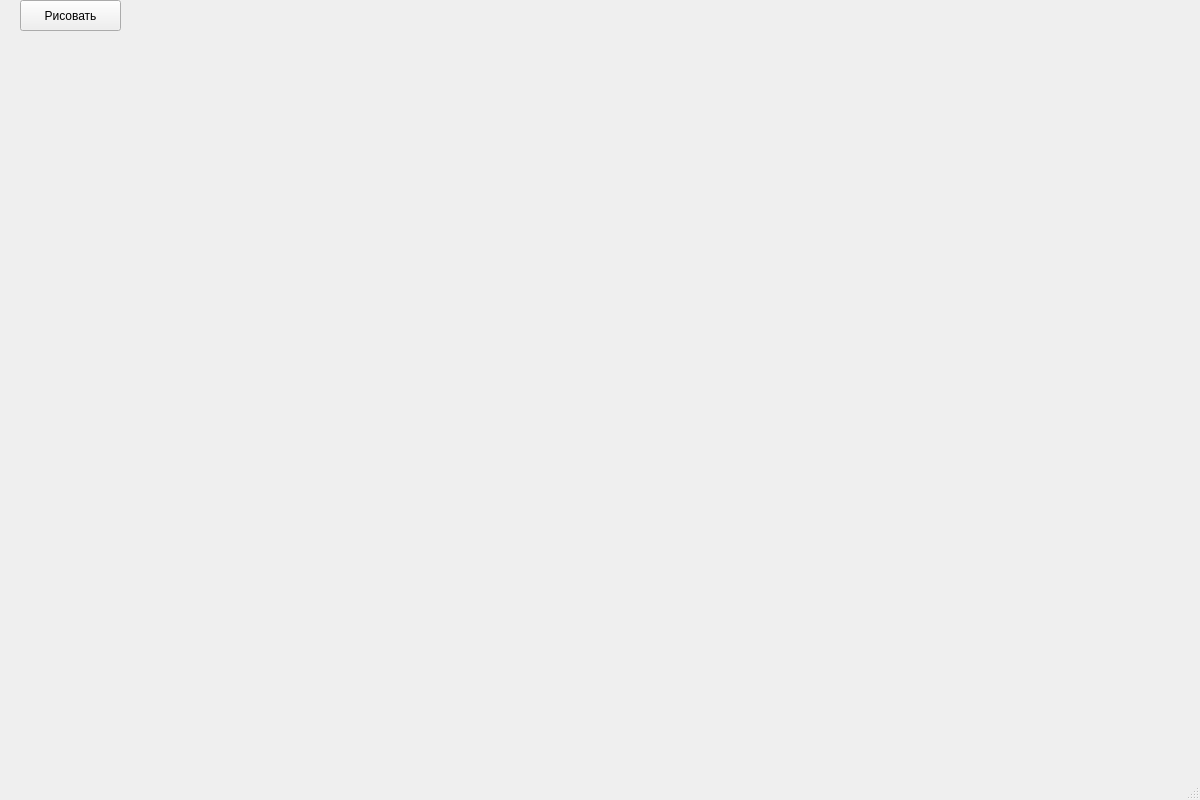
<?xml version="1.0" encoding="UTF-8"?>
<ui version="4.0">
 <class>MainWindow</class>
 <widget class="QMainWindow" name="MainWindow">
  <property name="geometry">
   <rect>
    <x>0</x>
    <y>0</y>
    <width>1200</width>
    <height>800</height>
   </rect>
  </property>
  <property name="windowTitle">
   <string>MainWindow</string>
  </property>
  <widget class="QWidget" name="centralwidget">
   <widget class="QPushButton" name="pushButton">
    <property name="geometry">
     <rect>
      <x>20</x>
      <y>0</y>
      <width>101</width>
      <height>31</height>
     </rect>
    </property>
    <property name="text">
     <string>Рисовать</string>
    </property>
   </widget>
  </widget>
  <widget class="QMenuBar" name="menubar">
   <property name="geometry">
    <rect>
     <x>0</x>
     <y>0</y>
     <width>1200</width>
     <height>26</height>
    </rect>
   </property>
  </widget>
  <widget class="QStatusBar" name="statusbar"/>
 </widget>
 <resources/>
 <connections/>
</ui>
